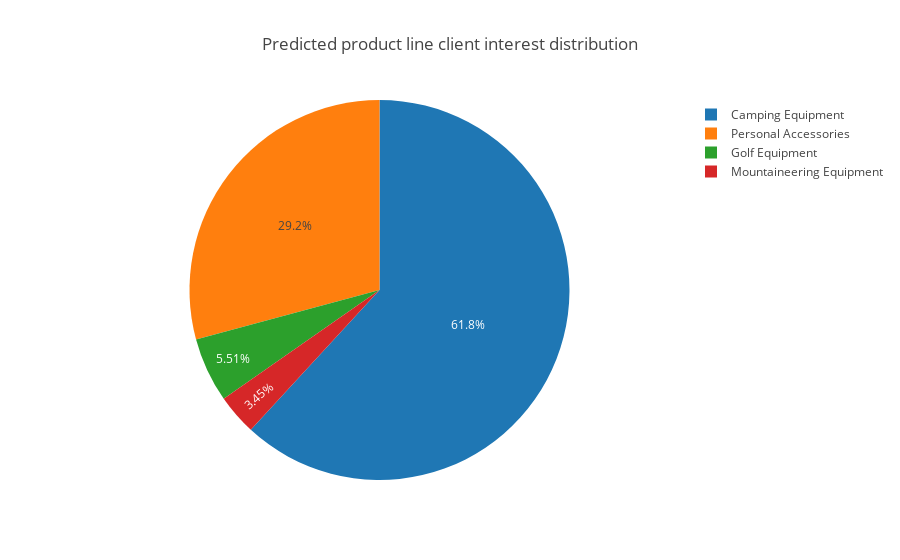

Source (notebook cell):
### Markdown cell above
Plot a pie chart that shows the predicted product-line interest.

### Code cell
cumulative_stats = predictions_pdf.groupby(['predictedLabel']).count()
product_data = [go.Pie(labels=cumulative_stats.index, values=cumulative_stats['GENDER'])]
product_layout = go.Layout(title='Predicted product line client interest distribution')

fig = go.Figure(data=product_data, layout=product_layout)
iplot(fig)

### Figure 1 — Plotly figure (JSON) as saved in the notebook; plotly's stock layout.template omitted (floating-point values rounded to 4 significant figures)
{"data": [{"type": "pie", "labels": ["Camping Equipment", "Golf Equipment", "Mountaineering Equipment", "Personal Accessories"], "values": [752, 67, 42, 355]}], "layout": {"title": "Predicted product line client interest distribution"}}
